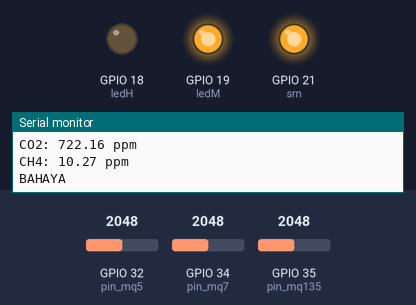
Simulated run of this sketch. Board: ESP32. Parts: output pins drawn as LEDs (lit = HIGH), the last lines printed to the serial monitor. Inputs (shaded band) come from the test bench; at power-on: GPIO 35 (pin_mq135) = 2048, GPIO 32 (pin_mq5) = 2048, GPIO 34 (pin_mq7) = 2048. WiFi joins after 1.5 s; servers stay silent unless stated.

Above: at 5.0 s.
5.1 s: GPIO 35 (pin_mq135) set to 1978
9.9 s: GPIO 35 (pin_mq135) set to 1866
At 12.1 s:
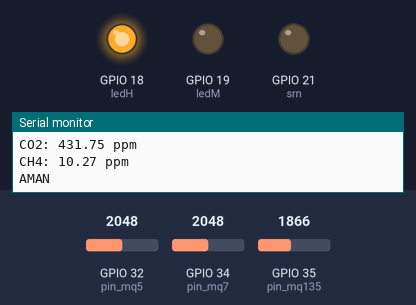
14.7 s: GPIO 32 (pin_mq5) set to 3050
19.5 s: GPIO 32 (pin_mq5) set to 3178
At 21.2 s:
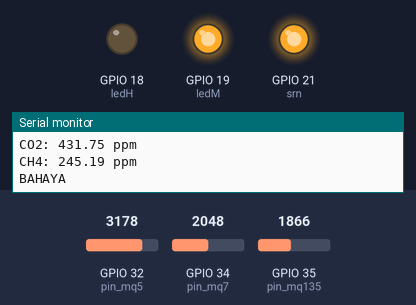
Timing chart, 0 to 22.7 s (numbered marks = the images above; inputs shaded):
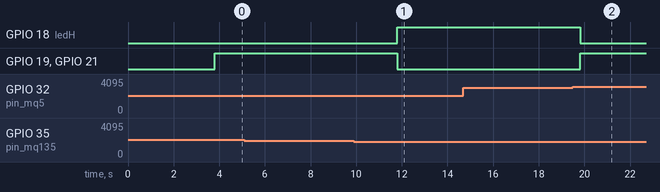

The sketch:

program_all.ino
```cpp
//Blynk
#define BLYNK_TEMPLATE_ID "TMPL6oVDAkbzT"
#define BLYNK_TEMPLATE_NAME "skripsi"
#define BLYNK_AUTH_TOKEN "-dX_vTSOC120AgLgulPcw-BrLuGJWebK"
#define BLYNK_PRINT Serial

//WiFi Blynk ESP32
#include <WiFi.h>
#include <WiFiClient.h>
#include <BlynkSimpleEsp32.h>

//pin-pin
#define Vc 5
#define ledH 18
#define ledM 19
#define srn 21

//gas CO
#define Rl_mq7 10000
#define r0_mq7 70
#define pin_mq7 34
#define a_mq7 95.002
#define b_mq7 -1.524

//gas CO2
#define Rl_mq135 20000
#define r0_mq135 38000
#define pin_mq135 35
#define a_mq135 113.12
#define b_mq135 -2.886

//gas CH4
#define Rl_mq5 20000
#define r0_mq5 6500
#define pin_mq5 32
#define a_mq5 180.94
#define b_mq5 -2.554


// Wifi Password
char ssid[] = "Amadeo Spesial Ramadhan";
char pass[] = "billyy123";
//LCD Blynk
WidgetLCD lcd(V3);

void getppm() {
  //ppm co
  float adc_mq7 = analogRead(pin_mq7);
  double rs_mq7 = ((4095.0*Rl_mq7)/adc_mq7)-Rl_mq7;
  float ppm_co = a_mq7*pow((float)rs_mq7/(float)r0_mq7,b_mq7);
  //ppm co2
  float adc_mq135 = analogRead(pin_mq135);
  double rs_mq135 = ((4095.0*Rl_mq135)/adc_mq135)-Rl_mq135;
  float ppm_co2 = a_mq135*pow((float)rs_mq135/(float)r0_mq135,b_mq135);
  //ppm ch4
  float adc_mq5 = analogRead(pin_mq5);
  double rs_mq5 = ((4095.0*Rl_mq5)/adc_mq5)-Rl_mq5;
  float ppm_ch4 = a_mq5*pow((float)rs_mq5/(float)r0_mq5,b_mq5);

  Blynk.virtualWrite(V0, ppm_co);
  Blynk.virtualWrite(V1, ppm_co2);
  Blynk.virtualWrite(V2, ppm_ch4);
  Serial.print("CO: ");
  Serial.print(ppm_co);
  Serial.println(" ppm");
  Serial.print("CO2: ");
  Serial.print(ppm_co2);
  Serial.println(" ppm");
  Serial.print("CH4: ");
  Serial.print(ppm_ch4);
  Serial.println(" ppm");

  if (ppm_co < 35 && ppm_co2 < 500 && ppm_ch4 < 200) {
    digitalWrite(ledH, HIGH);
    digitalWrite(ledM, LOW);
    digitalWrite(srn, LOW);
    Serial.println("AMAN");
    lcd.clear();
    lcd.print(0,0, "Kondisi gas: ");
    lcd.print(0,1, "AMAN");
  }
  else {
    digitalWrite(ledM, HIGH);
    digitalWrite(ledH, LOW);
    digitalWrite(srn, HIGH);
    Serial.println("BAHAYA");
    lcd.clear();
    lcd.print(0,0, "Kondisi gas: ");
    lcd.print(0,1, "BAHAYA");
    delay(3000);
  }
  delay(1000);
}

void setup() {
  Serial.begin(115200);
  Blynk.begin(BLYNK_AUTH_TOKEN, ssid, pass);
  pinMode(pin_mq7, INPUT);
  pinMode(pin_mq135, INPUT);
  pinMode(pin_mq5, INPUT);
  pinMode(ledH, OUTPUT);
  pinMode(ledM, OUTPUT);
  pinMode(srn, OUTPUT);

  //start
  lcd.clear();
  lcd.print(0,0, "Welcome !!!");
  lcd.print(0,1, "Monitoring Gas, start!");
  delay(2000);
}

void loop() {
  Blynk.run();
  getppm();
}
```

Measured:
- the behaviour switches between 1918 and 1917 on GPIO 35 (pin_mq135) (found by bisection; images 0 and 1)
- the behaviour switches between 3119 and 3120 on GPIO 32 (pin_mq5) (found by bisection; images 1 and 2)
- after the input at 9.9 s, GPIO 18 (ledH): LOW → HIGH after 1.9 s; GPIO 19 (ledM), GPIO 21 (srn): HIGH → LOW after 1.9 s
- after the input at 19.5 s, GPIO 18 (ledH): HIGH → LOW after 0.32 s; GPIO 19 (ledM), GPIO 21 (srn): LOW → HIGH after 0.32 s
